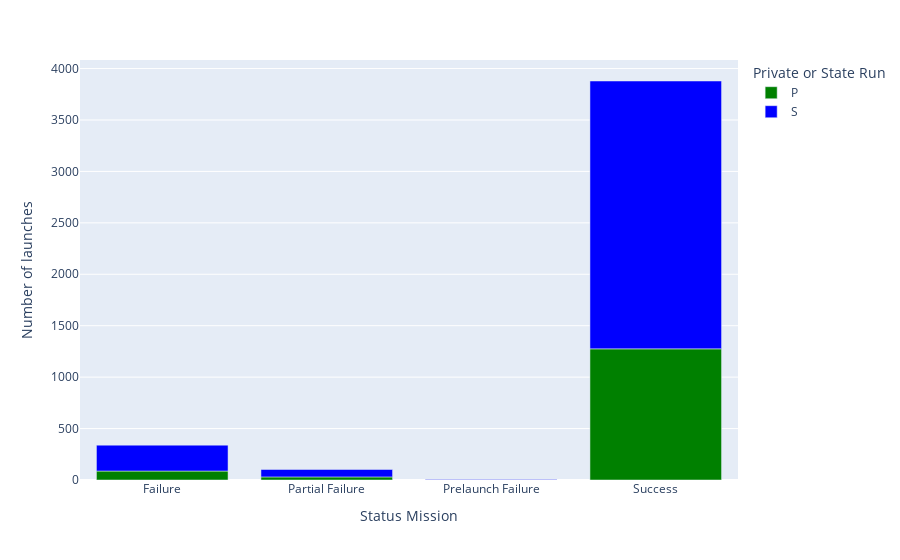

This figure's notebook cell:
### Markdown cell above
On average it is 50% cheaper to lunch a rocket with private company. It might be connected to the rocket reuse, which will be explored later.

### Code cell
grouped_by_mission_status = df.groupby(["Status Mission", "Private or State Run"], as_index=False)["DateTime"].count()

fig = px.bar(grouped_by_mission_status, x="Status Mission", y="DateTime", color="Private or State Run", labels={"DateTime": "Number of launches"}, color_discrete_sequence=["green", "blue"])
fig.show()

### Figure 1 — Plotly figure (JSON) as saved in the notebook; plotly's stock layout.template omitted (floating-point values rounded to 4 significant figures)
{"data": [{"alignmentgroup": "True", "hovertemplate": "Private or State Run=P<br>Status Mission=%{x}<br>Number of launches=%{y}<extra></extra>", "legendgroup": "P", "marker": {"color": "green"}, "name": "P", "offsetgroup": "P", "orientation": "v", "showlegend": true, "textposition": "auto", "type": "bar", "x": ["Failure", "Partial Failure", "Prelaunch Failure", "Success"], "xaxis": "x", "y": [87, 30, 1, 1275], "yaxis": "y"}, {"alignmentgroup": "True", "hovertemplate": "Private or State Run=S<br>Status Mission=%{x}<br>Number of launches=%{y}<extra></extra>", "legendgroup": "S", "marker": {"color": "blue"}, "name": "S", "offsetgroup": "S", "orientation": "v", "showlegend": true, "textposition": "auto", "type": "bar", "x": ["Failure", "Partial Failure", "Prelaunch Failure", "Success"], "xaxis": "x", "y": [252, 72, 3, 2604], "yaxis": "y"}], "layout": {"autosize": true, "barmode": "relative", "legend": {"title": {"text": "Private or State Run"}, "tracegroupgap": 0}, "margin": {"t": 60}, "xaxis": {"anchor": "y", "autorange": true, "domain": [0, 1], "range": [-0.5, 3.5], "title": {"text": "Status Mission"}, "type": "category"}, "yaxis": {"anchor": "x", "autorange": true, "domain": [0, 1], "range": [0, 4083.0], "title": {"text": "Number of launches"}, "type": "linear"}}}
